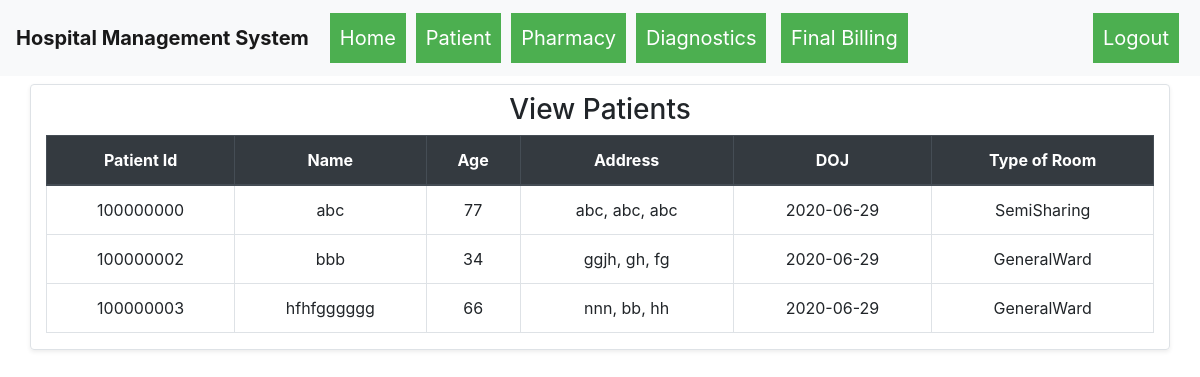
The app's page /patient_list (signed in), older data.
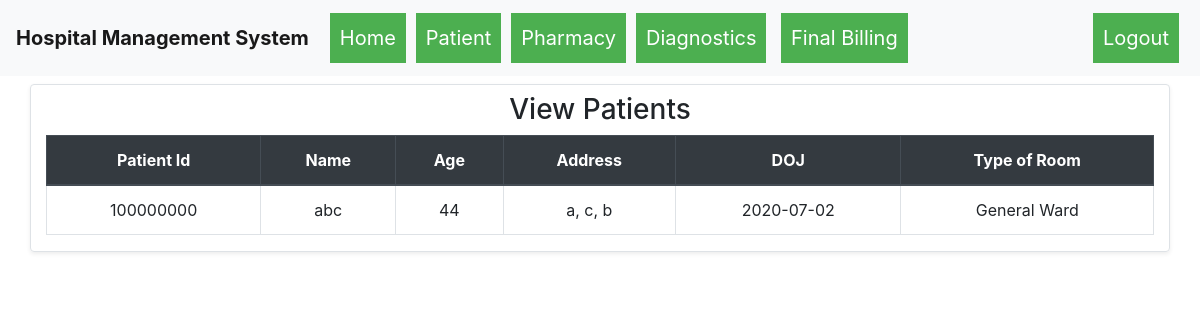
The same page, newer data.
### hospital_management_system/models.py (models this page shows)
class Patient(db.Model):
    __table_args__ = {'sqlite_autoincrement': True}
    id = db.Column(db.Integer, primary_key=True)
    ssid = db.Column(db.String(250), unique=True, nullable=False)
    name = db.Column(db.String(80), nullable=False)
    age = db.Column(db.Integer, nullable=False)
    date_of_admission = db.Column(db.Date, nullable=False)
    type_of_bed = db.Column(db.String(80), nullable=False)
    address = db.Column(db.String(250), nullable=False)
    city = db.Column(db.String(250), nullable=False)
    state = db.Column(db.String(250), nullable=False)
    status = db.Column(db.String(100), nullable=False)

### hospital_management_system/routes.py (the view)
@app.route("/patient_list")
def patient_list():
    if not session.get("username"):
        return redirect("/login")
    patients = Patient.query.all()
    return render_template("patient_list.html", patient="active", patients=patients)

### hospital_management_system/templates/patient_list.html (shortened to what this page needs)
{% extends "base.html" %}
{% block body %}
    <div class="container">
        <div class="row">
            <div class="col-md-12 shadow-sm rounded border mt-2">
                <h3 class="text-center my-2">View Patients</h3>
                <table class="table table-bordered table-hover">
                    <thead class="thead-dark">
                        <tr>
                            <th class="text-center">Patient Id</th>
                            <th class="text-center">Name</th>
                            <th class="text-center">Age</th>
                            <th class="text-center">Address</th>
                            <th class="text-center">DOJ</th>
                            <th class="text-center">Type of Room</th>
                        </tr>
                    </thead>
                    <tbody>
                        {% for i in patients %}
                            <tr>
                                <td class="text-center">{{i.id}}</td>
                                <td class="text-center">{{i.name}}</td>
                                <td class="text-center">{{i.age}}</td>
                                <td class="text-center">{{i.address}}, {{i.city}}, {{i.state}}</td>
                                <td class="text-center">{{i.date_of_admission}}</td>
                                <td class="text-center">{{i.type_of_bed}}</td>
                            </tr>
                        {% endfor %}
                    </tbody>
                </table>
            </div>
        </div>
    </div>
{% endblock %}

### hospital_management_system/templates/base.html (shortened to what this page needs)
<!DOCTYPE html>
<html lang="en">
<head>
    <link rel="stylesheet" href="{{ url_for('static',filename='css/bootstrap.min.css') }}">
    <link rel="stylesheet" href="{{ url_for('static', filename='css/dropdown.css') }}">
</head>
<body>
    {% include 'header.html' %}
    {% block body %}
    {% endblock %}
</body>
</html>

### hospital_management_system/templates/header.html (shortened to what this page needs)
<nav class="navbar navbar-expand-lg navbar-light bg-light">
    <a class="navbar-brand font-weight-bolder" href="{{url_for('home')}}">Hospital Management System</a>
    <div class="collapse navbar-collapse" id="navbarNav">
      <ul class="navbar-nav mr-auto">
        {% if Login %}
        {% else %}
        <div class="dropdown">
          <a href="{{url_for('home')}}"><button style="padding: 10px; margin: 5px;" class="dropbtn">Home</button>
        </div></a>
        <div class="dropdown">
          <a href="{{url_for('patient_list')}}"><button style="padding: 10px; margin: 5px;" class="dropbtn">Patient</button></a>
        </div>
        <div class="dropdown">
          <button style="padding: 10px; margin: 5px;" class="dropbtn">Pharmacy</button>
        </div>
        <div class="dropdown">
          <button style="padding: 10px; margin: 5px;" class="dropbtn">Diagnostics</button>
          <div class="dropdown">
            <a href="{{url_for('final_billing')}}"><button style="padding: 10px; margin: 5px;" class="dropbtn">Final Billing</button>
            </div></a>
        {% endif %}
      </ul>
      <ul class="navbar-nav ml-auto">
        {% if Login %}
        {% else %}
        <div class="dropdown">
          <a href="{{url_for('logout')}}"><button style="padding: 10px; margin: 5px;" class="dropbtn">Logout</button>
        </div></a>
        {% endif %}
      </ul>
    </div>
  </nav>

### hospital_management_system/static/css/dropdown.css (style rules this page uses)
.dropbtn { background-color: #4CAF50; color: white; padding: 20px; font-size: 20px; border: none; }
.dropdown { position: relative; display: inline-block; }

Row changes from the older to the newer data that the page shows:
removed Patient: id "100000002", name "bbb", age "34", address "ggjh", city "gh", state "fg", date_of_admission "2020-06-29", type_of_bed "GeneralWard"
removed Patient: id "100000003", name "hfhfgggggg", age "66", address "nnn", city "bb", state "hh", date_of_admission "2020-06-29", type_of_bed "GeneralWard"
changed Patient "abc": age "77" → "44"; address "abc" → "a"; city "abc" → "c"; state "abc" → "b"; date_of_admission "2020-06-29" → "2020-07-02"; type_of_bed "SemiSharing" → "General Ward"
